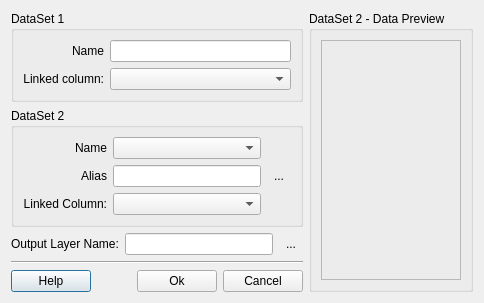
<?xml version="1.0" encoding="UTF-8"?>
<ui version="4.0">
 <class>TableLinkDialogForm</class>
 <widget class="QDialog" name="TableLinkDialogForm">
  <property name="windowModality">
   <enum>Qt::NonModal</enum>
  </property>
  <property name="geometry">
   <rect>
    <x>0</x>
    <y>0</y>
    <width>472</width>
    <height>284</height>
   </rect>
  </property>
  <property name="windowTitle">
   <string>Table Link</string>
  </property>
  <layout class="QGridLayout" name="gridLayout_4">
   <property name="sizeConstraint">
    <enum>QLayout::SetFixedSize</enum>
   </property>
   <item row="0" column="0">
    <layout class="QGridLayout" name="gridLayout_3">
     <item row="0" column="0">
      <widget class="QGroupBox" name="m_dataSet1GroupBox">
       <property name="title">
        <string>DataSet 1</string>
       </property>
       <layout class="QGridLayout" name="gridLayout_2">
        <item row="0" column="0">
         <layout class="QVBoxLayout" name="verticalLayout_3">
          <item>
           <widget class="QLabel" name="label_7">
            <property name="text">
             <string>Name</string>
            </property>
            <property name="alignment">
             <set>Qt::AlignRight|Qt::AlignTrailing|Qt::AlignVCenter</set>
            </property>
           </widget>
          </item>
          <item>
           <widget class="QLabel" name="m_datasetLabel">
            <property name="text">
             <string>Linked column:</string>
            </property>
            <property name="alignment">
             <set>Qt::AlignRight|Qt::AlignTrailing|Qt::AlignVCenter</set>
            </property>
           </widget>
          </item>
         </layout>
        </item>
        <item row="0" column="1">
         <layout class="QVBoxLayout" name="verticalLayout_4">
          <item>
           <widget class="QLineEdit" name="m_dataSet1LineEdit">
            <property name="readOnly">
             <bool>true</bool>
            </property>
           </widget>
          </item>
          <item>
           <widget class="QComboBox" name="m_dataset1ColumnComboBox">
            <property name="sizePolicy">
             <sizepolicy hsizetype="MinimumExpanding" vsizetype="Fixed">
              <horstretch>0</horstretch>
              <verstretch>0</verstretch>
             </sizepolicy>
            </property>
           </widget>
          </item>
         </layout>
        </item>
       </layout>
      </widget>
     </item>
     <item row="1" column="0">
      <widget class="QGroupBox" name="m_dataSet2GroupBox">
       <property name="title">
        <string>DataSet 2</string>
       </property>
       <layout class="QGridLayout" name="gridLayout">
        <item row="0" column="0">
         <layout class="QHBoxLayout" name="horizontalLayout_2">
          <item>
           <layout class="QVBoxLayout" name="verticalLayout_2">
            <item>
             <widget class="QLabel" name="label_5">
              <property name="text">
               <string>Name</string>
              </property>
              <property name="alignment">
               <set>Qt::AlignRight|Qt::AlignTrailing|Qt::AlignVCenter</set>
              </property>
             </widget>
            </item>
            <item>
             <widget class="QLabel" name="label_6">
              <property name="text">
               <string>Alias</string>
              </property>
              <property name="alignment">
               <set>Qt::AlignRight|Qt::AlignTrailing|Qt::AlignVCenter</set>
              </property>
             </widget>
            </item>
            <item>
             <widget class="QLabel" name="m_tabularLabel">
              <property name="text">
               <string>Linked Column:</string>
              </property>
              <property name="alignment">
               <set>Qt::AlignRight|Qt::AlignTrailing|Qt::AlignVCenter</set>
              </property>
             </widget>
            </item>
           </layout>
          </item>
          <item>
           <layout class="QVBoxLayout" name="verticalLayout">
            <item>
             <widget class="QComboBox" name="m_dataSet2ComboBox"/>
            </item>
            <item>
             <widget class="QLineEdit" name="m_dataSetAliasLineEdit">
              <property name="enabled">
               <bool>true</bool>
              </property>
              <property name="readOnly">
               <bool>false</bool>
              </property>
             </widget>
            </item>
            <item>
             <widget class="QComboBox" name="m_dataset2ColumnComboBox">
              <property name="sizePolicy">
               <sizepolicy hsizetype="MinimumExpanding" vsizetype="Fixed">
                <horstretch>0</horstretch>
                <verstretch>0</verstretch>
               </sizepolicy>
              </property>
             </widget>
            </item>
           </layout>
          </item>
         </layout>
        </item>
        <item row="0" column="1">
         <widget class="QToolButton" name="m_dataToolButton">
          <property name="text">
           <string>...</string>
          </property>
          <property name="autoRaise">
           <bool>true</bool>
          </property>
         </widget>
        </item>
       </layout>
      </widget>
     </item>
     <item row="2" column="0">
      <layout class="QHBoxLayout" name="horizontalLayout_3">
       <item>
        <widget class="QLabel" name="label">
         <property name="text">
          <string>Output Layer Name:</string>
         </property>
        </widget>
       </item>
       <item>
        <widget class="QLineEdit" name="m_layerTitleLineEdit"/>
       </item>
       <item>
        <widget class="QToolButton" name="m_advancedToolButton">
         <property name="text">
          <string>...</string>
         </property>
         <property name="autoRaise">
          <bool>true</bool>
         </property>
        </widget>
       </item>
      </layout>
     </item>
     <item row="3" column="0">
      <widget class="Line" name="line">
       <property name="orientation">
        <enum>Qt::Horizontal</enum>
       </property>
      </widget>
     </item>
     <item row="4" column="0">
      <layout class="QHBoxLayout" name="horizontalLayout">
       <item>
        <widget class="te::qt::widgets::HelpPushButton" name="m_helpPushButton">
         <property name="text">
          <string>Help</string>
         </property>
        </widget>
       </item>
       <item>
        <spacer name="horizontalSpacer">
         <property name="orientation">
          <enum>Qt::Horizontal</enum>
         </property>
         <property name="sizeHint" stdset="0">
          <size>
           <width>40</width>
           <height>20</height>
          </size>
         </property>
        </spacer>
       </item>
       <item>
        <widget class="QPushButton" name="m_OkPushButton">
         <property name="text">
          <string>Ok</string>
         </property>
        </widget>
       </item>
       <item>
        <widget class="QPushButton" name="m_CancelPushButton">
         <property name="text">
          <string>Cancel</string>
         </property>
        </widget>
       </item>
      </layout>
     </item>
    </layout>
   </item>
   <item row="0" column="1">
    <widget class="QGroupBox" name="m_dataPreviewGroupBox">
     <property name="title">
      <string>DataSet 2 - Data Preview</string>
     </property>
     <layout class="QGridLayout" name="gridLayout_5">
      <item row="0" column="0">
       <widget class="QFrame" name="m_tabularFrame">
        <property name="frameShape">
         <enum>QFrame::StyledPanel</enum>
        </property>
        <property name="frameShadow">
         <enum>QFrame::Raised</enum>
        </property>
       </widget>
      </item>
     </layout>
    </widget>
   </item>
  </layout>
 </widget>
 <customwidgets>
  <customwidget>
   <class>te::qt::widgets::HelpPushButton</class>
   <extends>QPushButton</extends>
   <header>terralib/qt/widgets/help/HelpPushButton.h</header>
  </customwidget>
 </customwidgets>
 <resources/>
 <connections>
  <connection>
   <sender>m_CancelPushButton</sender>
   <signal>clicked()</signal>
   <receiver>TableLinkDialogForm</receiver>
   <slot>reject()</slot>
   <hints>
    <hint type="sourcelabel">
     <x>271</x>
     <y>195</y>
    </hint>
    <hint type="destinationlabel">
     <x>306</x>
     <y>197</y>
    </hint>
   </hints>
  </connection>
 </connections>
</ui>
